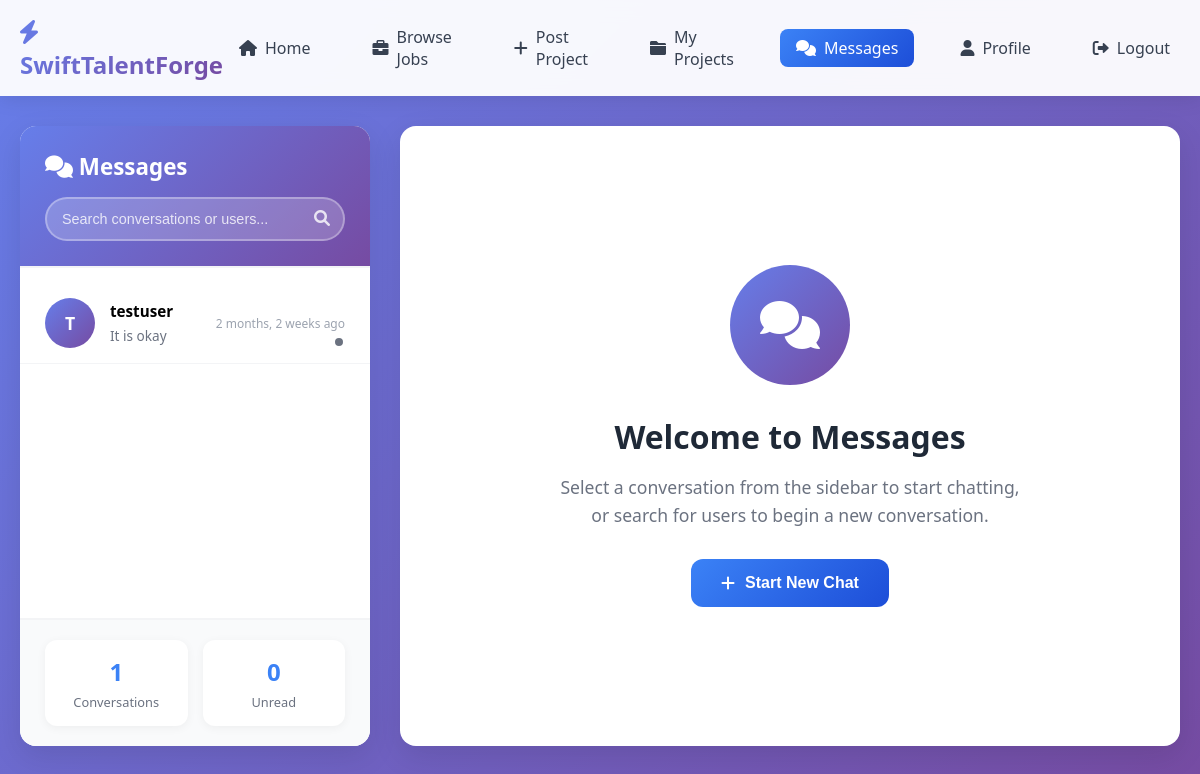
Page /messages/ (signed in) on the earlier database version.
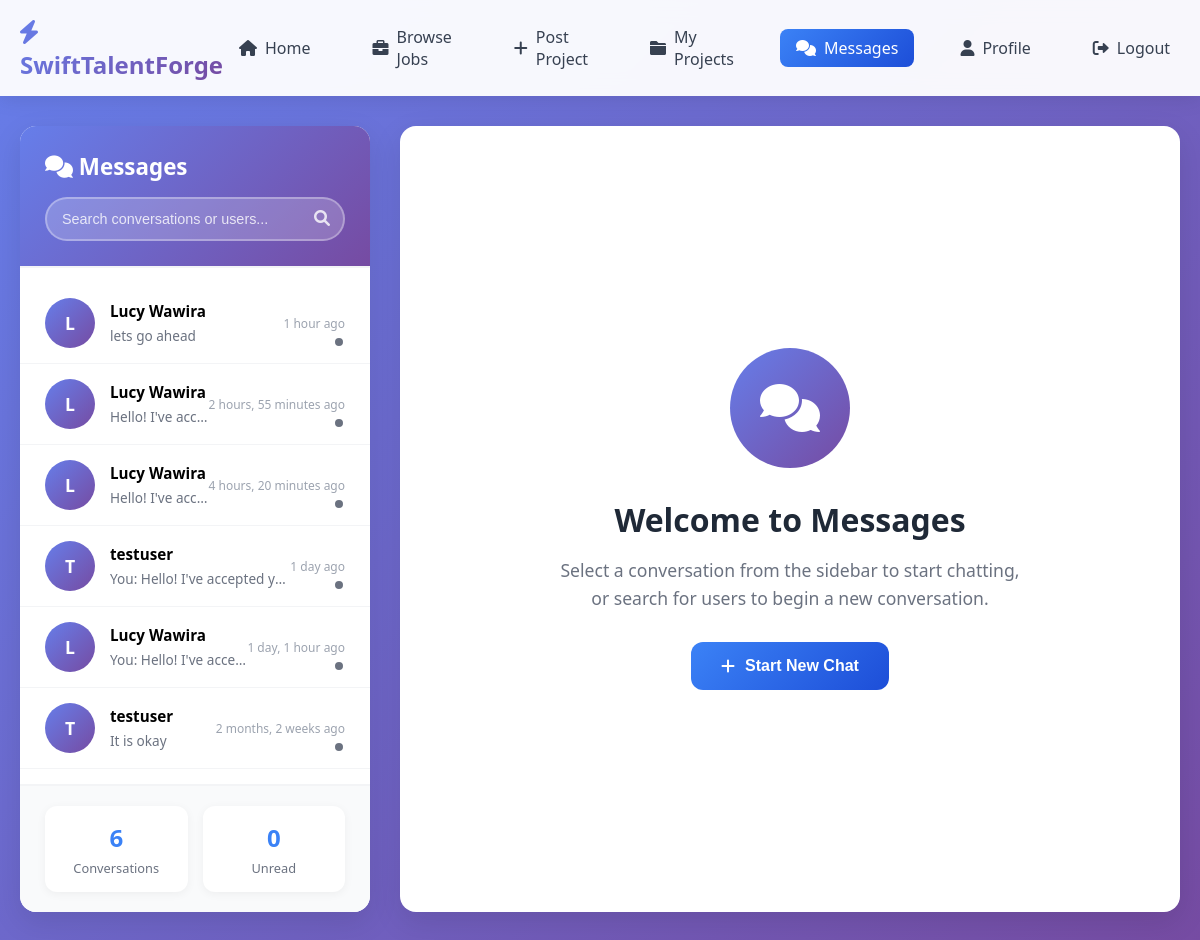
Same page on the later database version.
### Portal/models.py (models this page shows, shortened)
class Conversation(models.Model):
    id = models.UUIDField(primary_key=True, default=uuid.uuid4, editable=False)
    participants = models.ManyToManyField(User, related_name='conversations')
    project = models.ForeignKey(Project, on_delete=models.SET_NULL, null=True, blank=True, related_name='conversations')
    created_at = models.DateTimeField(auto_now_add=True)
    updated_at = models.DateTimeField(auto_now=True)
    is_archived = models.BooleanField(default=False)
    class Meta:
        ordering = ['-updated_at']
    def get_other_participant(self, user):
        participants = self.participants.exclude(id=user.id)
        return participants.first() if participants.exists() else None
    def get_last_message(self):
        return self.messages.order_by('-timestamp').first()
    def get_unread_count(self, user):
        return self.messages.filter(is_read=False).exclude(sender=user).count()

class Message(models.Model):
    MESSAGE_TYPES = [
        ('text', 'Text'),
        ('file', 'File'),
        ('image', 'Image'),
        ('system', 'System'),
    ]
    id = models.UUIDField(primary_key=True, default=uuid.uuid4, editable=False)
    conversation = models.ForeignKey(Conversation, on_delete=models.CASCADE, related_name='messages')
    sender = models.ForeignKey(User, on_delete=models.CASCADE, related_name='sent_messages')
    content = models.TextField()
    message_type = models.CharField(max_length=20, choices=MESSAGE_TYPES, default='text')
    timestamp = models.DateTimeField(auto_now_add=True)
    is_read = models.BooleanField(default=False)
    read_at = models.DateTimeField(null=True, blank=True)
    is_edited = models.BooleanField(default=False)
    edited_at = models.DateTimeField(null=True, blank=True)
    class Meta:
        ordering = ['timestamp']

### Portal/message_views.py (the view)
# urls.py: path('messages/', message_views.messages_dashboard, name='messages'),
@login_required
def messages_dashboard(request):
    try:
        conversations = Conversation.objects.filter(
            participants=request.user
        ).select_related().prefetch_related('participants', 'messages')
        conversation_data = []
        for conv in conversations:
            other_participant = conv.get_other_participant(request.user)
            if other_participant:
                last_message = conv.get_last_message()
                unread_count = conv.get_unread_count(request.user)
                conversation_data.append({
                    'conversation': conv,
                    'other_participant': other_participant,
                    'last_message': last_message,
                    'unread_count': unread_count,
                })
        conversation_data.sort(key=lambda x: x['conversation'].updated_at, reverse=True)
        paginator = Paginator(conversation_data, 20)
        page_number = request.GET.get('page')
        conversations_page = paginator.get_page(page_number)
        total_unread = sum(item['unread_count'] for item in conversation_data)
        update_user_presence(request.user)
        context = {
            'conversations': conversations_page,
            'total_unread': total_unread,
            'total_conversations': len(conversation_data),
            'user': request.user,
        }
        return render(request, 'messages/dashboard.html', context)
    except Exception as e:
        context = {
            'conversations': [],
            'total_unread': 0,
            'total_conversations': 0,
            'user': request.user,
            'error_message': f"Messaging system loading... {str(e)}"
        }
        return render(request, 'messages/dashboard.html', context)

### Portal/message_views.py (called while the page is built)
def update_user_presence(user):
    try:
        presence, created = UserPresence.objects.get_or_create(user=user)
        presence.is_online = True
        presence.last_activity = timezone.now()
        presence.last_seen = timezone.now()
        presence.save()
    except Exception as e:
        pass

### Portal/templates/messages/dashboard.html (shortened to what the changed rows need)
{% load static %}
<!DOCTYPE html>
<html lang="en">
<head>
    <link href="https://cdnjs.cloudflare.com/ajax/libs/font-awesome/6.0.0/css/all.min.css" rel="stylesheet">
</head>
<body>
    <div class="container">
        <div class="conversations-sidebar">
            <div class="sidebar-header">
                <h2 class="sidebar-title">
                    <i class="fas fa-comments"></i>
                    Messages
                </h2>
            </div>
            <div class="conversations-list" id="conversations-list">
                {% if conversations %}
                    {% for conversation_data in conversations %}
                        <div class="conversation-item" data-conversation-id="{{ conversation_data.conversation.id }}" onclick="openConversation('{{ conversation_data.conversation.id }}')">
                            <div class="avatar">
                                {{ conversation_data.other_participant.first_name|first|default:conversation_data.other_participant.username|first|upper }}
                            </div>
                            <div class="conversation-details">
                                <div class="participant-name">
                                    {{ conversation_data.other_participant.first_name }} {{ conversation_data.other_participant.last_name|default:conversation_data.other_participant.username }}
                                </div>
                                <div class="last-message">
                                    {% if conversation_data.last_message %}
                                        {% if conversation_data.last_message.sender == request.user %}You: {% endif %}
                                        {{ conversation_data.last_message.content|truncatechars:40 }}
                                    {% else %}
                                        No messages yet
                                    {% endif %}
                                </div>
                            </div>
                            <div class="conversation-meta">
                                <div class="message-time">
                                    {% if conversation_data.last_message %}
                                        {{ conversation_data.last_message.timestamp|timesince }} ago
                                    {% endif %}
                                </div>
                            </div>
                            <div class="online-indicator" id="status-{{ conversation_data.other_participant.id }}"></div>
                        </div>
                    {% endfor %}
                {% endif %}
            </div>
            <div class="stats-container">
                <div class="stats-grid">
                    <div class="stat-card">
                        <div class="stat-number" id="total-conversations">{{ total_conversations }}</div>
                        <div class="stat-label">Conversations</div>
                    </div>
                </div>
            </div>
        </div>
        <div class="main-content">
            <h1 class="welcome-title">Welcome to Messages</h1>
        </div>
    </div>
</body>
</html>

Differences in the rows shown:
added Conversation: other_participant.first_name|first "L", other_participant.first_name "Lucy", other_participant.last_name "Wawira", last_message.content "lets go ahead", last_message.timestamp "1 hour"
added Conversation: other_participant.first_name|first "L", other_participant.first_name "Lucy", other_participant.last_name "Wawira", last_message.content "Hello! I've acc…", last_message.timestamp "2 hours, 55 minutes"
added Conversation: other_participant.first_name|first "L", other_participant.first_name "Lucy", other_participant.last_name "Wawira", last_message.content "Hello! I've acc…", last_message.timestamp "4 hours, 20 minutes"
added Conversation: other_participant.first_name|first "T", other_participant.last_name "testuser", shows "You:", last_message.content "Hello! I've accepted y…", last_message.timestamp "1 day"
added Conversation: other_participant.first_name|first "L", other_participant.first_name "Lucy", other_participant.last_name "Wawira", shows "You:", last_message.content "Hello! I've acce…", last_message.timestamp "1 day, 1 hour"
Other differences:
{{ total_conversations }}: "1" → "6"
